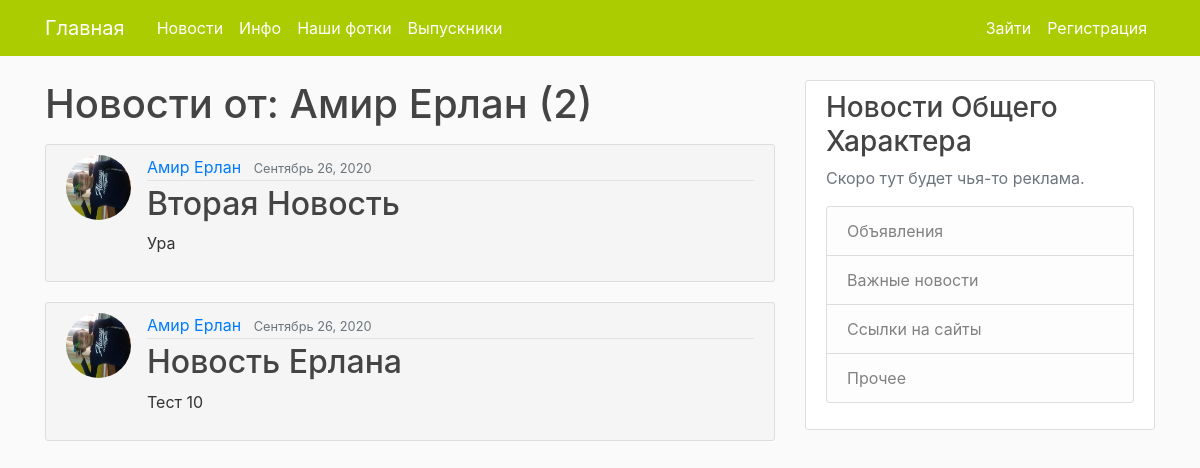
The app's page /user/Амир_Ерлан, older data.
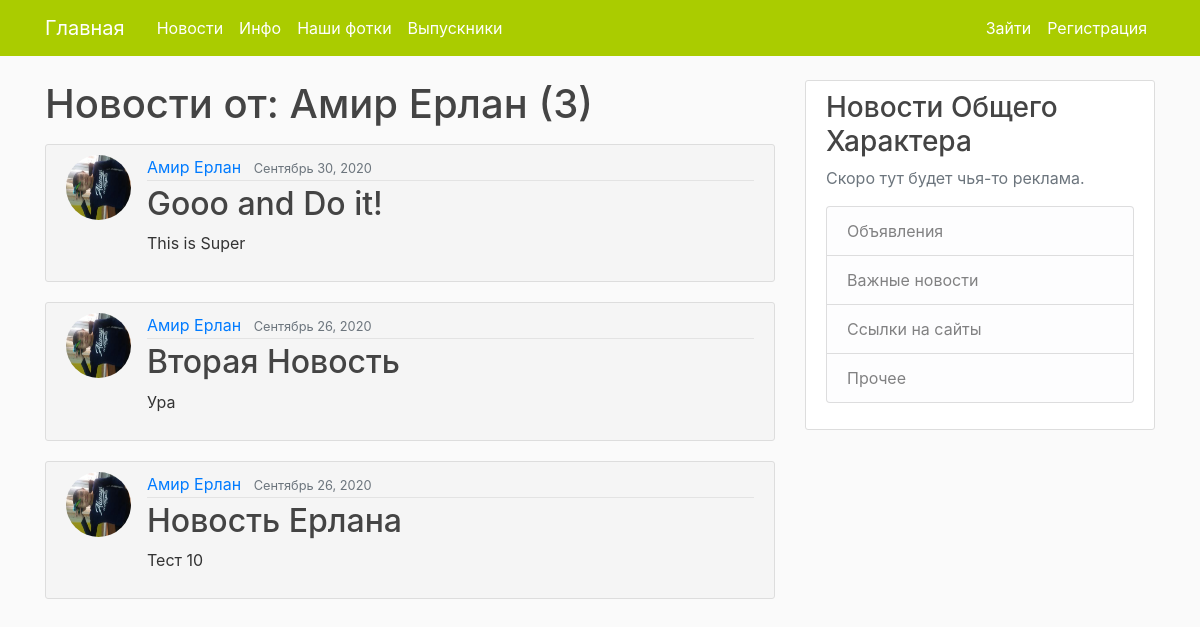
The same page, newer data.
### BlogApp/models.py (models this page shows, shortened)
class Post(models.Model):
    title = models.CharField('Заголовок', max_length=100)
    content = models.TextField('Содержание')
    date_posted = models.DateTimeField(default=timezone.now)
    author = models.ForeignKey(User, on_delete=models.CASCADE)

### users/models.py (models this page shows, shortened)
class Profile(models.Model):
    user = models.OneToOneField(User, on_delete=models.CASCADE)
    image = models.ImageField(default="default.jpg", upload_to="profile_pics")
    nickname = models.CharField(max_length=100, null=True, blank=True)
    birthday = models.DateField(null=True, blank=True)
    cap = models.BooleanField(null=True, blank=True)

### BlogApp/views.py (the view)
# urls.py: path('user/<str:username>', UserPostListView.as_view(), name="user-posts"),
class UserPostListView(ListView):
    model = Post
    template_name = "BlogApp/user_posts.html" # <app>/<model>_<viewtype>.html
    context_object_name = "posts"
    paginate_by = 5
    def get_queryset(self):
        user = get_object_or_404(User, username=self.kwargs.get("username"))
        return Post.objects.filter(author=user).order_by("-date_posted")

### users/templatetags/name_filter.py (called while the page is built)
@register.filter(name='cutter')
@stringfilter
def cutter(value):
    return value.replace('_', ' ')

### BlogApp/templates/BlogApp/user_posts.html (shortened to what this page needs)
{% extends "BlogApp/base.html" %}
{% load name_filter %}
{% block content %}
    <h1 class="mb-3">Новости от: {{ view.kwargs.username|cutter }} ({{ page_obj.paginator.count }})</h1>
    {% for post in posts %}
            <article class="media content-section" style="background-color:#f5f5f5;">
                <img class="rounded-circle article-img" src="{{ post.author.profile.image.url }}">
              <div class="media-body">
                <div class="article-metadata">
                  <a class="mr-2" href="{% url 'user-posts' post.author.username %}">{{ post.author|cutter }}</a>
                  <small class="text-muted">{{ post.date_posted|date:"F d, Y" }}</small>
                </div>
                <h2><a class="article-title" href="{% url 'post-detail' post.id %}">{{ post.title }}</a></h2>
                <p class="article-content">{{ post.content }}</p>
              </div>
            </article>
    {% endfor %}
{% endblock content %}

Row changes from the older to the newer data that the page shows:
added Post: author.profile.image (picture), author "Амир Ерлан", date_posted "Сентябрь 30, 2020", title "Gooo and Do it!", content "This is Super"
Text that changed along with them:
{{ page_obj.paginator.count }}: "2" → "3"
